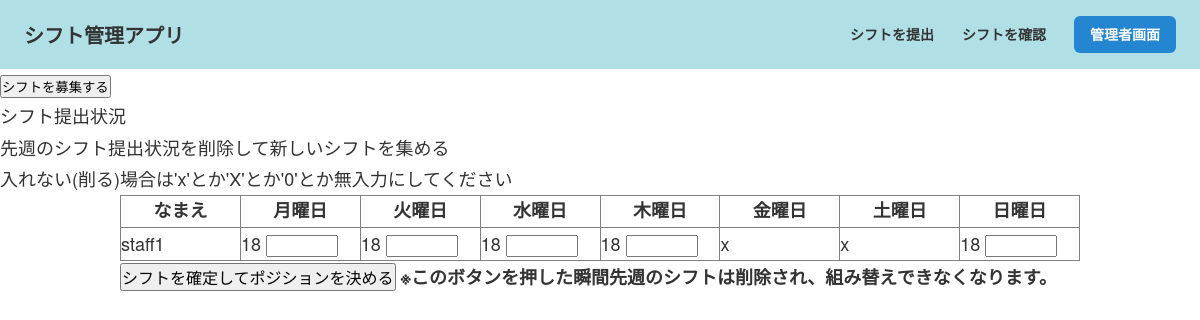
Page /admin (signed in) on the earlier database version.
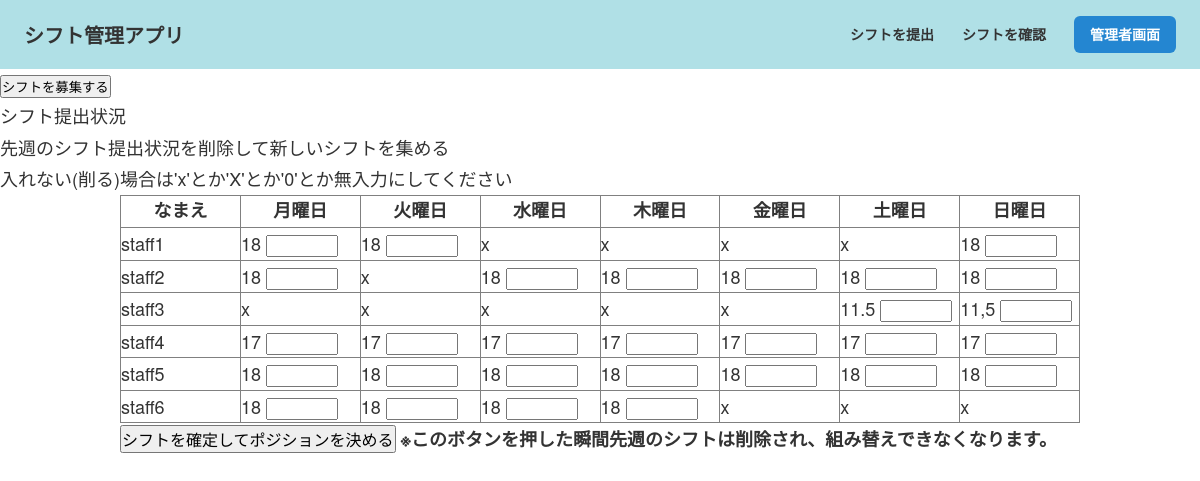
Same page on the later database version.
### app.py (models this page shows)
class Shifts(db.Model):
    id = db.Column(db.Integer, primary_key=True, autoincrement=True)
    username = db.Column(db.String(40), unique=True, nullable=False)
    mon = db.Column(db.String(10))
    tue = db.Column(db.String(10))
    wed = db.Column(db.String(10))
    thu = db.Column(db.String(10))
    fri = db.Column(db.String(10))
    sat = db.Column(db.String(10))
    sun = db.Column(db.String(10))

### app.py (the view)
@app.route('/admin')
@login_required
def admin():
    db_users = db.session.query(Shifts).all()
    shift = []
    for row in db_users:
        shift.append(
            {
                'username' : row.username,
                'mon' : row.mon,
                'tue' : row.tue,
                'wed' : row.wed,
                'thu' : row.thu,
                'fri' : row.fri,
                'sat' : row.sat,
                'sun' : row.sun
            }
        )
    return render_template(
        'admin.html',
        shift=shift,
        week = ['月曜日','火曜日','水曜日','木曜日','金曜日','土曜日','日曜日']
    )

### app.py (called while the page is built)
@login_manager.user_loader
def load_user(user_id):
    return Admin.query.get(int(user_id))

### templates/admin.html (shortened to what this page needs)
<!DOCTYPE html>
<html lang="en">
<head>
    <link rel="stylesheet" href="../static/admin.css">
</head>
<body>
    <header class="header01">
        <h1 class="header01-logo"><a href="{{ url_for('index') }}">シフト管理アプリ</a></h1>
        <nav class="header01-nav">
            <ul class="header01-list">
                <li class="header01-item"><a href="{{ url_for('form') }}">シフトを提出</a></li>
                <li class="header01-item"><a href="{{ url_for('publish') }}">シフトを確認</a></li>
                <li class="header01-item header01-item--contact"><a href="{{ url_for('login_admin') }}">管理者画面</a></li>
            </ul>
        </nav>
    </header>
    <button><a href="{{ url_for('check_delete')}}">シフトを募集する</a></button>
    <h1>シフト提出状況</h1>
    <a href="{{ url_for('check_delete') }}">先週のシフト提出状況を削除して新しいシフトを集める</a>
    <form action="{{ url_for('check_shift') }}" method="POST">
        <p>入れない(削る)場合は'x'とか'X'とか'0'とか無入力にしてください</p>
        <table border="1" width="200">
            <tr>
                <th>なまえ</th>
                <th>月曜日</th>
                <th>火曜日</th>
                <th>水曜日</th>
                <th>木曜日</th>
                <th>金曜日</th>
                <th>土曜日</th>
                <th>日曜日</th>
            </tr>
            {% for i in range(shift|length) %}
                <tr>
                    <td>
                        {{ shift[i].username }}
                    </td>
                    <td>
                        {{ shift[i].mon }}
                        {% if shift[i].mon != 'x' and shift[i].mon != 'X' and shift.mon != '0' %}
                        <input type="text" tabindex="1" size="5" name="mon{{ i }}">
                        {% else %}
                        <input type="text" tabindex="1" size="5" name="mon{{ i }}" value="not_in" hidden>
                        {% endif %}
                    </td>
                    <td>
                        {{ shift[i].tue }}
                        {% if shift[i].tue != 'x' and shift[i].tue != 'X' and shift.tue != '0' %}
                        <input type="text" tabindex="2" size="5" name="tue{{ i }}">
                        {% else %}
                        <input type="text" tabindex="2" size="5" name="tue{{ i }}" value="not_in" hidden>
                        {% endif %}
                    </td>
                    <td>
                        {{ shift[i].wed }}
                        {% if shift[i].wed != 'x' and shift[i].wed != 'X' and shift.wed != '0' %}
                        <input type="text" tabindex="3" size="5" name="wed{{ i }}">
                        {% else %}
                        <input type="text" tabindex="3" size="5" name="wed{{ i }}" value="not_in" hidden>
                        {% endif %}
                    </td>
                    <td>
                        {{ shift[i].thu }}
                        {% if shift[i].thu != 'x' and shift[i].thu != 'X' and shift.thu != '0' %}
                        <input type="text" tabindex="4" size="5" name="thu{{ i }}">
                        {% else %}
                        <input type="text" tabindex="4" size="5" name="thu{{ i }}" value="not_in" hidden>
                        {% endif %}
                    </td>
                    <td>
                        {{ shift[i].fri }}
                        {% if shift[i].fri != 'x' and shift[i].fri != 'X' and shift.fri != '0' %}
                        <input type="text" tabindex="5" size="5" name="fri{{ i }}">
                        {% else %}
                        <input type="text" tabindex="5" size="5" name="fri{{ i }}" value="not_in" hidden>
                        {% endif %}
                    </td>
                    <td>
                        {{ shift[i].sat }}
                        {% if shift[i].sat != 'x' and shift[i].sat != 'X' and shift.sat != '0' %}
                        <input type="text" tabindex="6" size="5" name="sat{{ i }}">
                        {% else %}
                        <input type="text" tabindex="6" size="5" name="sat{{ i }}" value="not_in" hidden>
                        {% endif %}
                    </td>
                    <td>
                        {{ shift[i].sun }}
                        {% if shift[i].sun != 'x' and shift[i].sun != 'X' and shift.sun != '0' %}
                        <input type="text" tabindex="7" size="5" name="sun{{ i }}">
                        {% else %}
                        <input type="text" tabindex="7" size="5" name="sun{{ i }}" value="not_in" hidden>
                        {% endif %}
                    </td>
                </tr>
            {%endfor %}
        </table>
        <input type="submit" value="シフトを確定してポジションを決める" id="button">
        <b>※このボタンを押した瞬間先週のシフトは削除され、組み替えできなくなります。</b>
    </form>
</body>
</html>

### static/admin.css (style rules this page uses)
html { color: #000; background: #fff; }
body, div, dl, dt, dd, ul, ol, li, h1, h2, h3, h4, h5, h6, pre, code, form, fieldset, legend, input, textarea, p, blockquote, th, td { margin: 0; padding: 0; }
table { border-collapse: collapse; border-spacing: 0; width: 80%; column-width: 10%; margin: auto; table-layout: fixed; }
ol, ul { list-style: none; }
caption, th { text-align: center; font-family: 'Yu Gothic'; }
h1, h2, h3, h4, h5, h6 { font-size: 100%; font-weight: normal; }
input, textarea, select { font-size: 16px; }
button { padding: 0; cursor: pointer; }
a { text-decoration: none; color: inherit; }
* { -webkit-font-smoothing: antialiased; -moz-osx-font-smoothing: grayscale; box-sizing: border-box; }
*::before, *::after { box-sizing: border-box; }
html { background-color: #fff; }
body { line-height: 1.75; font-size: 16px; color: #333; font-family: "Helvetica Neue", Arial, "Hiragino Kaku Gothic ProN", "Hiragino Sans", "Yu Gothic", sans-serif; }
@media screen and (min-width: 768px) { body { font-size: 18px; } }
#button { margin: 0 0 0 10%; }
form { margin: 0 auto; }
.header01 { padding: 16px 24px; background-color: #b0e0e6; display: flex; justify-content: space-between; align-items: center; }
.header01-logo { font-weight: bold; font-size: 20px; }
.header01-list { display: flex; align-items: center; gap: 28px; font-size: 14px; font-weight: bold; }
.header01-item--contact { background-color: #2486d1; color: #fff; padding: 6px 16px; border-radius: 6px; }

Differences in the rows shown:
added Shifts: username "staff2", mon "18", wed "18", thu "18", fri "18", sat "18", sun "18"
added Shifts: username "staff3", sat "11.5", sun "11,5"
added Shifts: username "staff4", mon "17", tue "17", wed "17", thu "17", fri "17", sat "17", sun "17"
added Shifts: username "staff5", mon "18", tue "18", wed "18", thu "18", fri "18", sat "18", sun "18"
added Shifts: username "staff6", mon "18", tue "18", wed "18", thu "18"
Other differences:
new list line: "staff1 18 18 18"
new list line: "  x x x x "
new list line: " x     "
new list line: "x x x x x  "
new list line: "    x x x"
list line gone: "staff1 18 18 18 18 18"
list line gone: "    x x "
